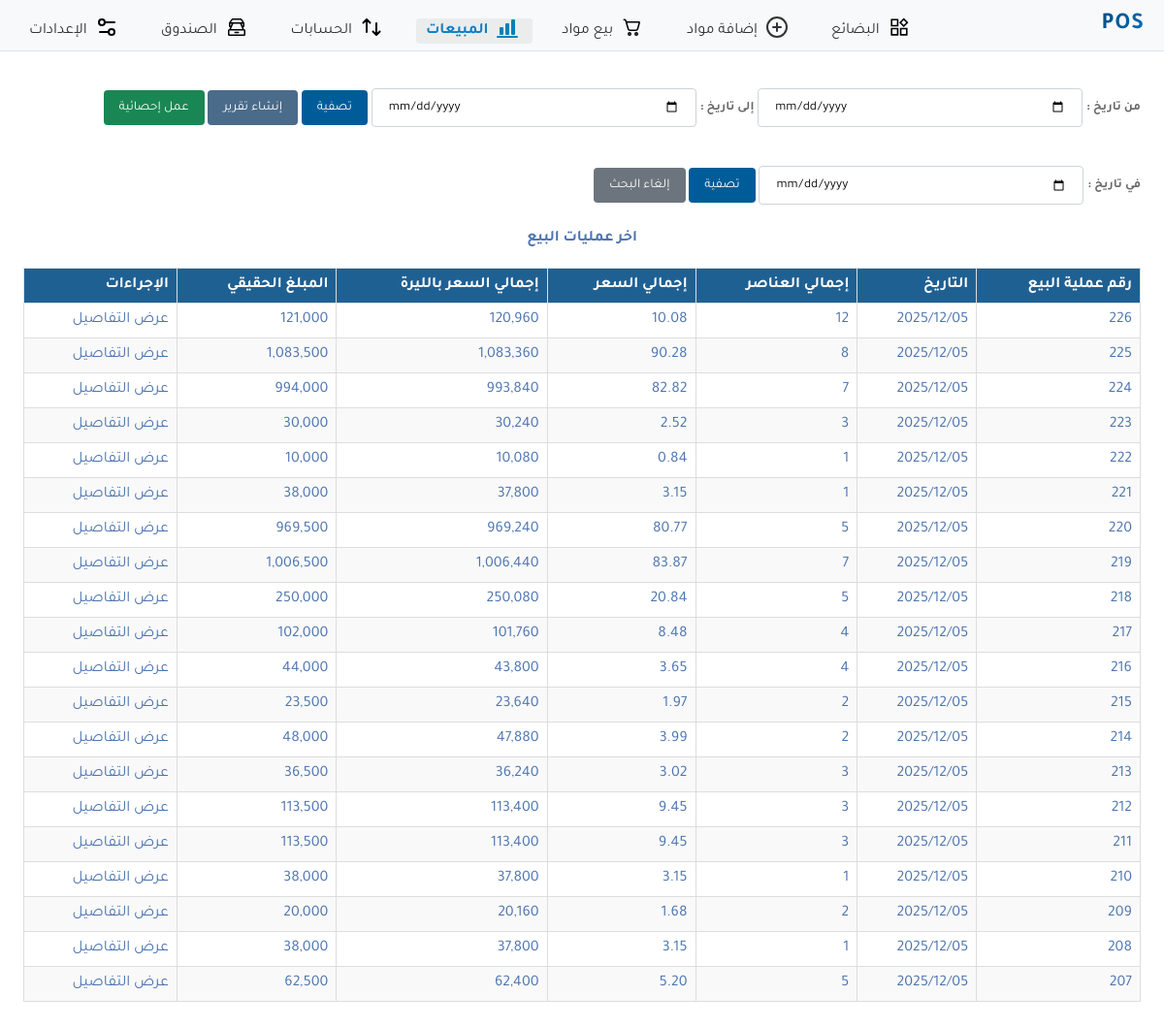
The app's page /sales with its own data.
### store/models.py (models this page shows, shortened)
class Sale(models.Model):
    date = models.DateField(default=timezone.now)
    products = models.ManyToManyField(Product, through='SaleItem')
    total_payable_price=models.PositiveIntegerField(null=True,blank=True)

### store/views.py (the view, shortened to what this page needs)
# urls.py: path('sales', views.list_sales, name='list_sales'),
def list_sales(request):
    sales_message=""
    current_year = datetime.now().year
    months = [(i, f"{i:02d}") for i in range(1, 13)]  # List of tuples
    sales = Sale.objects.all()
    start_date = request.GET.get('start_date')
    end_date = request.GET.get('end_date')
    single_date = request.GET.get('single_date')
    if  not start_date and not end_date and not single_date: #no filters => latest 20 sales
        sales = sales.order_by('-date', '-id')[:20]
        sales_message='اخر عمليات البيع'
    sales_data = []
    for sale in sales:
        total_items = SaleItem.objects.filter(sale=sale).aggregate(total=Sum('quantity'))['total'] or 0
        total_price = sum(item.price_at_sale * item.quantity for item in SaleItem.objects.filter(sale=sale))
        total_price_syp = sum(item.price_at_sale * item.quantity * item.dollar_rate_at_sale for item in SaleItem.objects.filter(sale=sale))
        sales_data.append({
            'sale': sale,
            'total_items': total_items,
            'total_price': total_price,
            'total_price_syp': total_price_syp
        })
    return render(request, 'store/list_sales.html', {'sales_message':sales_message,'sales_data': sales_data,'current_year': current_year,'months': months})

### store/templates/store/list_sales.html (shortened to what this page needs)
{% extends 'base.html' %}
{% load static %}
{% load humanize %}
{% block content %}
<link rel="stylesheet" type="text/css" href="{% static 'store/sales.css' %}">
<form method="get" action="{% url 'list_sales' %}">
    <label for="start_date" class="form-label"> من تاريخ :</label>
    <input type="date" id="start_date" name="start_date" >
    <label for="end_date" class="form-label"> إلى تاريخ :</label>
    <input type="date" id="end_date" name="end_date">
    <button type="submit" class="btn blue">تصفية</button>
    <button type="button" class="btn special_blue" onclick="openModal()">
    إنشاء تقرير
</button>
<button type="button" class="btn green">
    <a href={% url "sales_statistics" %}>
        عمل إحصائية
    <a/>
</button>
</form>
<form>
    <label for="single_date"  class="form-label">في تاريخ :</label>
    <input type="date" id="single_date" name="single_date">
    <button type="submit" class="btn blue">تصفية</button>
    <button type="button" class="btn gray" id="clearSearch">إلغاء البحث</button>
</form>
<p style="text-align:center; "><strong>{{sales_message}}</strong></p>
<table class="sales-list-table">
    <thead>
        <tr>
            <th>رقم عملية البيع</th>
            <th>التاريخ</th>
            <th>إجمالي العناصر</th>
            <th>إجمالي السعر</th>
            <th>إجمالي السعر بالليرة</th>
            <th>المبلغ الحقيقي</th>
            <th>الإجراءات</th>
        </tr>
    </thead>
    <tbody>
        {% for data in sales_data %}
            <tr>
                <td>{{ data.sale.id }}</td>
                <td>{{ data.sale.date|date:"Y/m/d" }}</td>
                <td>{{ data.total_items }}</td>
                <td>{{ data.total_price }}</td>
                <td>{{ data.total_price_syp|floatformat:0|intcomma }}</td>
                <td>{{ data.sale.total_payable_price|floatformat:0|intcomma }}</td>
                <td><a href="{% url 'sale_detail' data.sale.id %}">عرض التفاصيل</a></td>
            </tr>
        {% empty %}
            <tr>
                <td colspan="6" style="text-align:center" class="error">لا توجد مبيعات مسجلة</td>
            </tr>
        {% endfor %}
    </tbody>
</table>
{% endblock %}

### store/static/base.css (style rules this page uses)
body { font-family: 'Tajawal'; margin: 0; padding: 0; box-sizing: border-box; background-color: #ffffff; color: #333; direction: rtl; }
.btn { font-family: 'Tajawal'; display: inline-block; margin-top: 1rem; padding: 0.6rem 1rem; border: unset; color: #fff; border-radius: 4px; text-align: center; cursor: pointer; }
.blue { background-color: #005C99; color: white; }
.special_blue { background-color: #4A6B8A; }
.gray { background-color: #6C757D; }
.green { background-color: #198754; }
a { text-decoration: none; color: #005C99; }
button a { color: white; }
.form-label { color: #686868; font-size: small; font-weight: bold; }
form input, form textarea, form select { font-family: 'Tajawal', sans-serif; padding: 0.5rem 1rem; margin-bottom: 10px; margin-top: 4px; border: 1px solid #CED4DA; border-radius: 4px; transition: box-shadow 0.3s, border-color 0.3s; width: 100%; max-width: 335px; height: 40px; box-sizing: border-box; }
@media only screen and (min-width: 993px) { form input, form textarea, form select { max-width: 335px; } }
@media only screen and (min-width: 993px) { .btn { margin-top: 1rem; } }

### store/static/store/sales.css (style rules this page uses)
table { width: 100%; border-collapse: collapse; margin: 20px 0; font-size: 16px; text-align: right; }
th, td { padding: 8px; border: 1px solid #ddd; }
thead { background-color: #f2f2f2; }
th { background-color: #1f6093; color: white; }
tbody tr:nth-child(even) { background-color: #f9f9f9; }
a { color: #4c74af; text-decoration: none; }

### records on screen
Sale: sale.id "226", sale "2025/12/05", total_items "12", total_price "10.08", total_price_syp "120,960", sale.total_payable_price "121,000"
Sale: sale.id "225", sale "2025/12/05", total_items "8", total_price "90.28", total_price_syp "1,083,360", sale.total_payable_price "1,083,500"
Sale: sale.id "224", sale "2025/12/05", total_items "7", total_price "82.82", total_price_syp "993,840", sale.total_payable_price "994,000"
Sale: sale.id "223", sale "2025/12/05", total_items "3", total_price "2.52", total_price_syp "30,240", sale.total_payable_price "30,000"
Sale: sale.id "222", sale "2025/12/05", total_items "1", total_price "0.84", total_price_syp "10,080", sale.total_payable_price "10,000"
Sale: sale.id "221", sale "2025/12/05", total_items "1", total_price "3.15", total_price_syp "37,800", sale.total_payable_price "38,000"
Sale: sale.id "220", sale "2025/12/05", total_items "5", total_price "80.77", total_price_syp "969,240", sale.total_payable_price "969,500"
Sale: sale.id "219", sale "2025/12/05", total_items "7", total_price "83.87", total_price_syp "1,006,440", sale.total_payable_price "1,006,500"
Sale: sale.id "218", sale "2025/12/05", total_items "5", total_price "20.84", total_price_syp "250,080", sale.total_payable_price "250,000"
Sale: sale.id "217", sale "2025/12/05", total_items "4", total_price "8.48", total_price_syp "101,760", sale.total_payable_price "102,000"
Sale: sale.id "216", sale "2025/12/05", total_items "4", total_price "3.65", total_price_syp "43,800", sale.total_payable_price "44,000"
Sale: sale.id "215", sale "2025/12/05", total_items "2", total_price "1.97", total_price_syp "23,640", sale.total_payable_price "23,500"
Sale: sale.id "214", sale "2025/12/05", total_items "2", total_price "3.99", total_price_syp "47,880", sale.total_payable_price "48,000"
Sale: sale.id "213", sale "2025/12/05", total_items "3", total_price "3.02", total_price_syp "36,240", sale.total_payable_price "36,500"
Sale: sale.id "212", sale "2025/12/05", total_items "3", total_price "9.45", total_price_syp "113,400", sale.total_payable_price "113,500"
Sale: sale.id "211", sale "2025/12/05", total_items "3", total_price "9.45", total_price_syp "113,400", sale.total_payable_price "113,500"
Sale: sale.id "210", sale "2025/12/05", total_items "1", total_price "3.15", total_price_syp "37,800", sale.total_payable_price "38,000"
Sale: sale.id "209", sale "2025/12/05", total_items "2", total_price "1.68", total_price_syp "20,160", sale.total_payable_price "20,000"
Sale: sale.id "208", sale "2025/12/05", total_items "1", total_price "3.15", total_price_syp "37,800", sale.total_payable_price "38,000"
Sale: sale.id "207", sale "2025/12/05", total_items "5", total_price "5.20", total_price_syp "62,400", sale.total_payable_price "62,500"

### other values on screen
{{ sales_message }} "اخر عمليات البيع"
